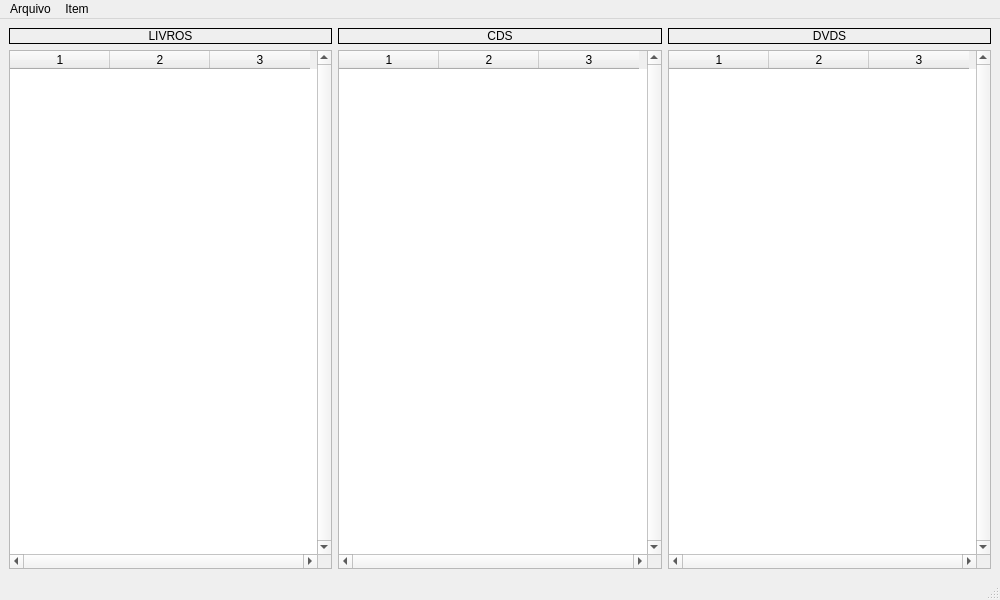
<?xml version="1.0" encoding="UTF-8"?>
<ui version="4.0">
 <class>MainLoja</class>
 <widget class="QMainWindow" name="MainLoja">
  <property name="geometry">
   <rect>
    <x>0</x>
    <y>0</y>
    <width>1000</width>
    <height>600</height>
   </rect>
  </property>
  <property name="windowTitle">
   <string>Estoque em loja</string>
  </property>
  <widget class="QWidget" name="centralwidget">
   <layout class="QHBoxLayout" name="horizontalLayout">
    <item>
     <layout class="QVBoxLayout" name="verticalLayout_Livro">
      <item>
       <widget class="QLabel" name="label_LIVROS">
        <property name="frameShape">
         <enum>QFrame::Box</enum>
        </property>
        <property name="text">
         <string>LIVROS</string>
        </property>
        <property name="alignment">
         <set>Qt::AlignCenter</set>
        </property>
       </widget>
      </item>
      <item>
       <widget class="QTableWidget" name="tableLivro">
        <property name="verticalScrollBarPolicy">
         <enum>Qt::ScrollBarAlwaysOn</enum>
        </property>
        <property name="horizontalScrollBarPolicy">
         <enum>Qt::ScrollBarAlwaysOn</enum>
        </property>
        <property name="tabKeyNavigation">
         <bool>false</bool>
        </property>
        <property name="selectionMode">
         <enum>QAbstractItemView::SingleSelection</enum>
        </property>
        <property name="selectionBehavior">
         <enum>QAbstractItemView::SelectRows</enum>
        </property>
        <property name="showGrid">
         <bool>true</bool>
        </property>
        <property name="columnCount">
         <number>3</number>
        </property>
        <attribute name="verticalHeaderVisible">
         <bool>false</bool>
        </attribute>
        <column/>
        <column/>
        <column/>
       </widget>
      </item>
     </layout>
    </item>
    <item>
     <layout class="QVBoxLayout" name="verticalLayout_CD">
      <item>
       <widget class="QLabel" name="label_CDS">
        <property name="frameShape">
         <enum>QFrame::Box</enum>
        </property>
        <property name="text">
         <string>CDS</string>
        </property>
        <property name="alignment">
         <set>Qt::AlignCenter</set>
        </property>
       </widget>
      </item>
      <item>
       <widget class="QTableWidget" name="tableCD">
        <property name="verticalScrollBarPolicy">
         <enum>Qt::ScrollBarAlwaysOn</enum>
        </property>
        <property name="horizontalScrollBarPolicy">
         <enum>Qt::ScrollBarAlwaysOn</enum>
        </property>
        <property name="tabKeyNavigation">
         <bool>false</bool>
        </property>
        <property name="selectionMode">
         <enum>QAbstractItemView::SingleSelection</enum>
        </property>
        <property name="selectionBehavior">
         <enum>QAbstractItemView::SelectRows</enum>
        </property>
        <property name="columnCount">
         <number>3</number>
        </property>
        <attribute name="verticalHeaderVisible">
         <bool>false</bool>
        </attribute>
        <column/>
        <column/>
        <column/>
       </widget>
      </item>
     </layout>
    </item>
    <item>
     <layout class="QVBoxLayout" name="verticalLayout_DVD">
      <item>
       <widget class="QLabel" name="label_DVDS">
        <property name="frameShape">
         <enum>QFrame::Box</enum>
        </property>
        <property name="text">
         <string>DVDS</string>
        </property>
        <property name="alignment">
         <set>Qt::AlignCenter</set>
        </property>
       </widget>
      </item>
      <item>
       <widget class="QTableWidget" name="tableDVD">
        <property name="verticalScrollBarPolicy">
         <enum>Qt::ScrollBarAlwaysOn</enum>
        </property>
        <property name="horizontalScrollBarPolicy">
         <enum>Qt::ScrollBarAlwaysOn</enum>
        </property>
        <property name="tabKeyNavigation">
         <bool>false</bool>
        </property>
        <property name="selectionMode">
         <enum>QAbstractItemView::SingleSelection</enum>
        </property>
        <property name="selectionBehavior">
         <enum>QAbstractItemView::SelectRows</enum>
        </property>
        <property name="columnCount">
         <number>3</number>
        </property>
        <attribute name="verticalHeaderVisible">
         <bool>false</bool>
        </attribute>
        <column/>
        <column/>
        <column/>
       </widget>
      </item>
     </layout>
    </item>
   </layout>
  </widget>
  <widget class="QMenuBar" name="menubar">
   <property name="geometry">
    <rect>
     <x>0</x>
     <y>0</y>
     <width>1000</width>
     <height>25</height>
    </rect>
   </property>
   <widget class="QMenu" name="menuArquivo">
    <property name="title">
     <string>Arquivo</string>
    </property>
    <addaction name="actionLer"/>
    <addaction name="actionSalvar"/>
    <addaction name="separator"/>
    <addaction name="actionSair"/>
   </widget>
   <widget class="QMenu" name="menuInserir">
    <property name="title">
     <string>Item</string>
    </property>
    <addaction name="actionIncluir_livro"/>
    <addaction name="actionIncluir_CD"/>
    <addaction name="actionIncluir_DVD"/>
   </widget>
   <addaction name="menuArquivo"/>
   <addaction name="menuInserir"/>
  </widget>
  <widget class="QStatusBar" name="statusbar"/>
  <action name="actionLer">
   <property name="text">
    <string>Ler...</string>
   </property>
  </action>
  <action name="actionSalvar">
   <property name="text">
    <string>Salvar...</string>
   </property>
  </action>
  <action name="actionSair">
   <property name="text">
    <string>Sair</string>
   </property>
  </action>
  <action name="actionIncluir_livro">
   <property name="text">
    <string>Incluir livro</string>
   </property>
  </action>
  <action name="actionIncluir_CD">
   <property name="text">
    <string>Incluir CD</string>
   </property>
  </action>
  <action name="actionIncluir_DVD">
   <property name="text">
    <string>Incluir DVD</string>
   </property>
  </action>
 </widget>
 <resources/>
 <connections/>
</ui>
